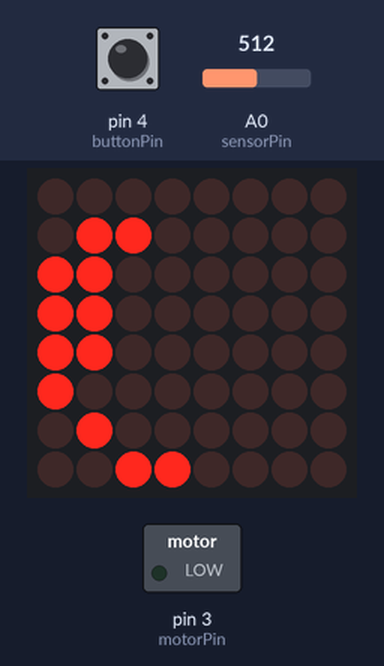
Bench run of a sketch on a simulated Arduino Uno, built with avr-gcc and run on an emulated ATmega328P. Shown: 8×8 LED matrix, switched loads named in the sketch (green lamp = pin HIGH). Inputs (shaded band) come from the test bench; at power-on: pin 4 (buttonPin) HIGH, A0 (sensorPin) = 512. Random numbers use the default seed unless the sketch sets one.

Above: at 1.76 s.
1.8 s: pin 4 (buttonPin) pulled LOW for 1 s
At 2.6 s:
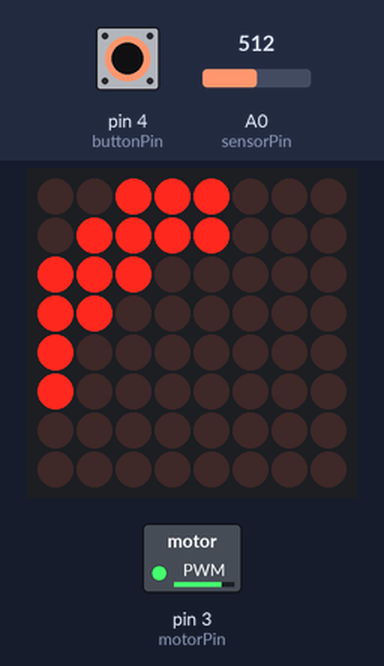
3.4 s: pin 4 (buttonPin) pulled LOW for 0.15 s
At 4.5 s:
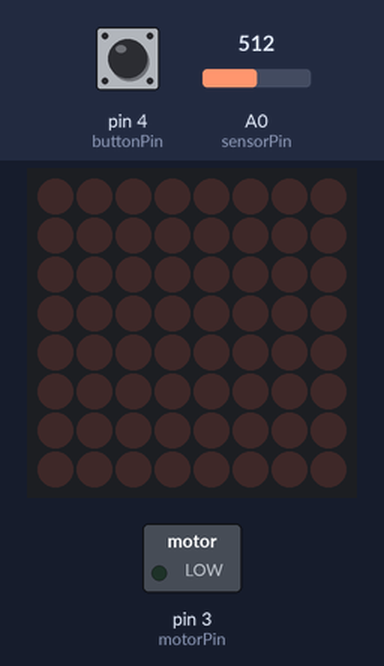
6.5 s: A0 (sensorPin) set to 990
At 6.9 s:
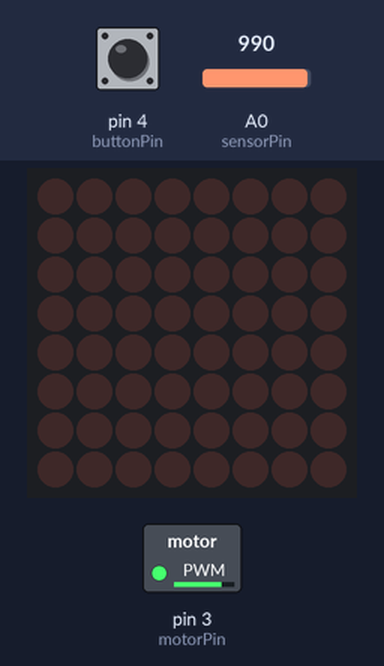
11.2 s: A0 (sensorPin) set to 716
14.2 s: A0 (sensorPin) set to 753
At 15.6 s:
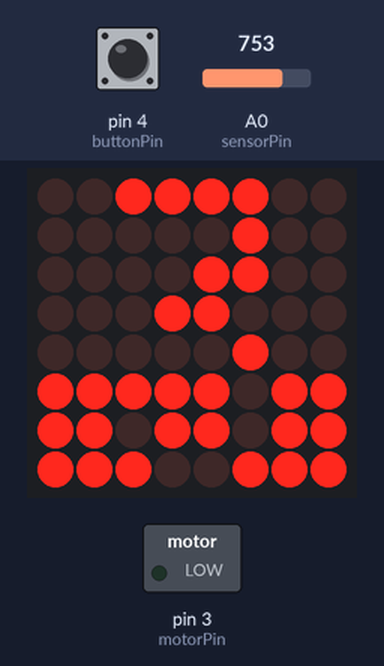
Timing chart, 0 to 17.0 s (numbered marks = the images above; inputs shaded):
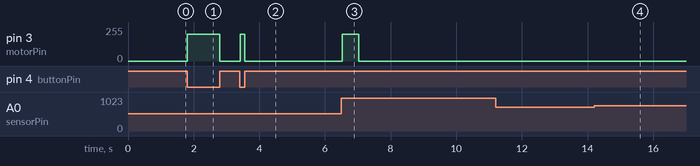

The sketch:

arduino.ino
```cpp
/*
@ Code for interfacing Alcohol Gas Sensor MQ-3 with Arduino
@ Code by Daniel Spillere Andrade and Daniel Amato Zabotti
@ daniel@danielandrade.net / danielzabotti@gmail.com
@     www.DanielAndrade.net
*/
#include <Arduino.h>
#ifdef __AVR__
#include <avr/power.h>
#endif
#include <Wire.h>
#include "Adafruit_LEDBackpack.h"
#include "Adafruit_GFX.h"


//==============================================
//============CUSTOMIZABLE VARIABLES============
//==============================================
  const unsigned long rotateDuration = 500;//Motor rotation duration when drunk enough
  const int motorPin = 3;//Pin that controls the motor
  const int buttonPin = 4;//Pin where the button to manually send bills is plugged
  const int sensorPin = A0;//Pin where the gas sensor is plugged

  //The gas sensor should normally heat ~15min before being used.
  //But sometimes we want to power off/on the box without having to wait
  //15min again as the sensor is already hot.
  //If you want to force these 15min of heating, just set the following
  //value to 900000 (milliseconds).
  const unsigned long minCheckDuration = 3000;//900000;
  //Message displayed to tell the user to blow.
  //The full message says "Blow here =>" but the "here =>" part is
  //actually an animation.i made the frames with this tool of mine :
  //https://dl.dropboxusercontent.com/u/20758492/arduino/thermalPrinterCharsGen/index.html
  //But frames are basically binary data that say which pixel set on.
  //I set white spaces before the "Blow"to simulate a delay between
  //two animations.
  const String msg_blowHere = "                       SOUFFLE  ";
//=====================================================
//============END OF CUSTOMIZABLE VARIABLES============
//=====================================================


//=========================================================
//============SOME VARS YOU DON'T WANT TO TOUCH============
//=========================================================
Adafruit_8x8matrix matrix = Adafruit_8x8matrix();
bool waitForGoingDown = false;
bool wasButtonPressed = false;
unsigned int minValue = 1024;
unsigned int startTime = 0;
unsigned int loaderFrame = 0;
unsigned int arrowFrame = 0;
unsigned int textScrollIndex = 0;


//===============================================
//============GRAPHICS FOR LED MATRIX============
//===============================================
static const uint8_t PROGMEM
  //Loading frames
  wait_bmp1[] = { 0x3c,0x1e,0x07,0x03,0x03,0x00,0x00,0x00 },
  wait_bmp2[] = { 0x0c,0x02,0x01,0x03,0x03,0x03,0x06,0x00 },
  wait_bmp3[] = { 0x0c,0x02,0x01,0x01,0x03,0x07,0x0e,0x0c },
  wait_bmp4[] = { 0x00,0x02,0x01,0x01,0x01,0x03,0x3e,0x3c },
  wait_bmp5[] = { 0x00,0x00,0x00,0x00,0x00,0xc1,0x7a,0x3c },
  wait_bmp6[] = { 0x00,0x00,0x00,0xc0,0xc0,0xc0,0x60,0x3c },
  wait_bmp7[] = { 0x00,0x60,0xc0,0xc0,0xc0,0x80,0x40,0x30 },
  wait_bmp8[] = { 0x38,0x78,0xe0,0xc0,0x80,0x80,0x00,0x00 },
  wait_bmp9[] = { 0x3c,0x7e,0xc6,0x80,0x00,0x00,0x00,0x00 },
  wait_bmp10[] = { 0x3c,0x5e,0x87,0x00,0x00,0x00,0x00,0x00 },

  //"here =>" frames of the "Blow here =>" message
  arrow_bmp1[] = { 0x00,0x00,0x00,0x00,0x00,0x00,0x00,0x00 },
  arrow_bmp2[] = { 0x18,0x00,0x00,0x00,0x00,0x00,0x00,0x00 },
  arrow_bmp3[] = { 0x3c,0x18,0x00,0x00,0x00,0x00,0x00,0x00 },
  arrow_bmp4[] = { 0x7e,0x3c,0x18,0x00,0x00,0x00,0x00,0x00 },
  arrow_bmp5[] = { 0x18,0x7e,0x3c,0x18,0x00,0x00,0x00,0x00 },
  arrow_bmp6[] = { 0x18,0x18,0x7e,0x3c,0x18,0x00,0x00,0x00 },
  arrow_bmp7[] = { 0x18,0x18,0x18,0x7e,0x3c,0x18,0x00,0x00 },
  arrow_bmp8[] = { 0x18,0x18,0x18,0x18,0x7e,0x3c,0x18,0x00 },
  arrow_bmp9[] = { 0x00,0x18,0x18,0x18,0x18,0x7e,0x3c,0x18 },
  arrow_bmp10[] = { 0x5a,0x00,0x18,0x18,0x18,0x18,0x7e,0x3c },
  arrow_bmp11[] = { 0x52,0x5a,0x00,0x18,0x18,0x18,0x18,0x7e },
  arrow_bmp12[] = { 0x52,0x52,0x5a,0x00,0x18,0x18,0x18,0x18 },
  arrow_bmp13[] = { 0x5a,0x52,0x52,0x5a,0x00,0x18,0x18,0x18 },
  arrow_bmp14[] = { 0x00,0x5a,0x52,0x52,0x5a,0x00,0x18,0x18 },
  arrow_bmp15[] = { 0x00,0x00,0x5a,0x52,0x52,0x5a,0x00,0x18 },
  arrow_bmp16[] = { 0x00,0x00,0x5a,0x52,0x52,0x5a,0x00,0x00 },

  //Win animation (sort of rotating rays)
  win_bmp1[] = { 0x76,0xb5,0xd3,0x07,0xe0,0xcb,0xad,0x6e },
  win_bmp2[] = { 0xdd,0x6b,0xa6,0xc1,0x83,0x65,0xd6,0xbb },
  win_bmp3[] = { 0xbb,0xd6,0x65,0x83,0xc1,0xa6,0x6b,0xdd },

  //0 to 9 animation
  counter_bmp1[] = { 0x18,0x24,0x24,0x24,0x24,0x24,0x24,0x18 },
  counter_bmp2[] = { 0x08,0x38,0x08,0x08,0x08,0x08,0x08,0x3c },
  counter_bmp3[] = { 0x18,0x24,0x24,0x04,0x18,0x20,0xff,0xc3 },
  counter_bmp4[] = { 0x3c,0x04,0x0c,0x18,0x04,0xfb,0xdb,0xe7 },
  counter_bmp5[] = { 0x20,0x20,0x28,0x28,0x3c,0xf7,0xf7,0xff },
  counter_bmp6[] = { 0x3c,0x20,0x20,0x3c,0xfb,0xfb,0xdb,0xe7 },
  counter_bmp7[] = { 0x1c,0x20,0x20,0x38,0xc3,0xdb,0xdb,0xe7 },
  counter_bmp8[] = { 0x3c,0x04,0x04,0xf7,0xf7,0xef,0xdf,0xdf },
  counter_bmp9[] = { 0x18,0x24,0xdb,0xdb,0xe7,0xdb,0xdb,0xe7 },
  counter_bmp10[] = { 0x3c,0xc3,0xdb,0xdb,0xc3,0xfb,0xfb,0xc7 };

void setup() {
  matrix.begin(0x70);
  matrix.clear();

  Serial.begin(9600);
  pinMode(motorPin, OUTPUT);
  pinMode(buttonPin, INPUT_PULLUP);

  delay(500);
  startTime = millis();
  matrix.setRotation(3);
}

void loop() {
  int sensorReading = analogRead(sensorPin);
  //Serial.println(sensorReading);
  unsigned long diff = millis() - startTime;

  //Is button pressed ?
  if(digitalRead(buttonPin) == 0) {
    //Throw bills until it's released
    analogWrite(motorPin, 200);
    wasButtonPressed = true;
    return;
  }else if( wasButtonPressed ) {
    analogWrite(motorPin, 0);
  }

  matrix.clear();

  int j;
  //Show "loading" animation
  if(diff < minCheckDuration) {
    matrix.setRotation(3);
    loaderFrame = (loaderFrame + 1)%10;

    if(loaderFrame == 0) matrix.drawBitmap(0, 0, wait_bmp1, 8, 8, LED_ON);
    if(loaderFrame == 1) matrix.drawBitmap(0, 0, wait_bmp2, 8, 8, LED_ON);
    if(loaderFrame == 2) matrix.drawBitmap(0, 0, wait_bmp3, 8, 8, LED_ON);
    if(loaderFrame == 3) matrix.drawBitmap(0, 0, wait_bmp4, 8, 8, LED_ON);
    if(loaderFrame == 4) matrix.drawBitmap(0, 0, wait_bmp5, 8, 8, LED_ON);
    if(loaderFrame == 5) matrix.drawBitmap(0, 0, wait_bmp6, 8, 8, LED_ON);
    if(loaderFrame == 6) matrix.drawBitmap(0, 0, wait_bmp7, 8, 8, LED_ON);
    if(loaderFrame == 7) matrix.drawBitmap(0, 0, wait_bmp8, 8, 8, LED_ON);
    if(loaderFrame == 8) matrix.drawBitmap(0, 0, wait_bmp9, 8, 8, LED_ON);
    if(loaderFrame == 9) matrix.drawBitmap(0, 0, wait_bmp10, 8, 8, LED_ON);

    delay(45);

  }else{
    matrix.setRotation(3);
    minValue = min(minValue, sensorReading);

    int maxV = 980;
    float value = pow(sensorReading-minValue,2);
    float maxValue = pow(maxV-minValue,2);
    float percent = value/maxValue;
    //int leds = map(round(percent*100), 0,100,0,8*8);
    /*for(int i=0; i<leds; i++) {
      matrix.drawPixel(floor(i/8), 7 - i%8, LED_ON);
    }*/
    //Spiral(leds);

    int perten = round(percent*10);

    //Sensor to 0, just display the "Blow here =>" animation
    if(percent < 0.04) {
      if(textScrollIndex < 180) {
        //"Blow" message
        matrix.setTextSize(1);
        matrix.setTextWrap(false);
        matrix.setTextColor(LED_ON);
        matrix.setCursor(-textScrollIndex,0);
        matrix.print( msg_blowHere );

      }else{
        //"here =>" message
        if(arrowFrame == 0) matrix.drawBitmap(0, 0, arrow_bmp1, 8, 8, LED_ON);
        if(arrowFrame == 1) matrix.drawBitmap(0, 0, arrow_bmp2, 8, 8, LED_ON);
        if(arrowFrame == 2) matrix.drawBitmap(0, 0, arrow_bmp3, 8, 8, LED_ON);
        if(arrowFrame == 3) matrix.drawBitmap(0, 0, arrow_bmp4, 8, 8, LED_ON);
        if(arrowFrame == 4) matrix.drawBitmap(0, 0, arrow_bmp5, 8, 8, LED_ON);
        if(arrowFrame == 5) matrix.drawBitmap(0, 0, arrow_bmp6, 8, 8, LED_ON);
        if(arrowFrame == 6) matrix.drawBitmap(0, 0, arrow_bmp7, 8, 8, LED_ON);
        if(arrowFrame == 7) matrix.drawBitmap(0, 0, arrow_bmp8, 8, 8, LED_ON);
        if(arrowFrame == 8) matrix.drawBitmap(0, 0, arrow_bmp9, 8, 8, LED_ON);
        if(arrowFrame == 9) matrix.drawBitmap(0, 0, arrow_bmp10, 8, 8, LED_ON);
        if(arrowFrame == 10) matrix.drawBitmap(0, 0, arrow_bmp11, 8, 8, LED_ON);
        if(arrowFrame == 11) matrix.drawBitmap(0, 0, arrow_bmp12, 8, 8, LED_ON);
        if(arrowFrame == 12) matrix.drawBitmap(0, 0, arrow_bmp13, 8, 8, LED_ON);
        if(arrowFrame == 13) matrix.drawBitmap(0, 0, arrow_bmp14, 8, 8, LED_ON);
        if(arrowFrame == 14) matrix.drawBitmap(0, 0, arrow_bmp15, 8, 8, LED_ON);
        if(arrowFrame >= 15) matrix.drawBitmap(0, 0, arrow_bmp16, 8, 8, LED_ON);

        arrowFrame ++;
        if(arrowFrame == 35) {
          arrowFrame = 0;
          textScrollIndex = 0;
        }
      }
      textScrollIndex ++;

    //User is blowing, display progression
    }else{
      //*
      if(perten == 0) matrix.drawBitmap(0, 0, counter_bmp1, 8, 8, LED_ON);
      if(perten == 1) matrix.drawBitmap(0, 0, counter_bmp2, 8, 8, LED_ON);
      if(perten == 2) matrix.drawBitmap(0, 0, counter_bmp3, 8, 8, LED_ON);
      if(perten == 3) matrix.drawBitmap(0, 0, counter_bmp4, 8, 8, LED_ON);
      if(perten == 4) matrix.drawBitmap(0, 0, counter_bmp5, 8, 8, LED_ON);
      if(perten == 5) matrix.drawBitmap(0, 0, counter_bmp6, 8, 8, LED_ON);
      if(perten == 6) matrix.drawBitmap(0, 0, counter_bmp7, 8, 8, LED_ON);
      if(perten == 7) matrix.drawBitmap(0, 0, counter_bmp8, 8, 8, LED_ON);
      if(perten == 8) matrix.drawBitmap(0, 0, counter_bmp9, 8, 8, LED_ON);
      if(perten == 9) matrix.drawBitmap(0, 0, counter_bmp10, 8, 8, LED_ON);
      //*/
      /*
      matrix.setCursor(3,0);
      matrix.print( String(perten) );
      for(int i=0; i<max(1,floor(percent*8)); i++) {
        matrix.drawPixel(0, 7-i, LED_ON);
        matrix.drawPixel(1, 7-i, LED_ON);
      }
      //*/
    }

    if(perten < 7) {
      waitForGoingDown = false;


    //User is drunk, throw bills at him
    }else if(perten >= 10 && !waitForGoingDown) {

      matrix.clear();
      matrix.writeDisplay();
      matrix.setTextSize(1);
      matrix.setTextWrap(false);
      matrix.setTextColor(LED_ON);

      analogWrite(motorPin, 200);
      delay(rotateDuration);
      analogWrite(motorPin, 0);

      //Rotating rays animation
      for(int l = 0; l < 15; l++) {
        matrix.clear();
        matrix.drawBitmap(0, 0, win_bmp1, 8, 8, LED_ON);
        matrix.writeDisplay();
        delay(50);
        matrix.clear();
        matrix.drawBitmap(0, 0, win_bmp2, 8, 8, LED_ON);
        matrix.writeDisplay();
        delay(50);
        matrix.clear();
        matrix.drawBitmap(0, 0, win_bmp3, 8, 8, LED_ON);
        matrix.writeDisplay();
        delay(50);
      }


      //Pick a random message to display
      String message = "";
      int rand = floor(random(0,12));
      if(rand == 0) message = "EPIIIIIC !";
      if(rand == 1) message = "BRAVOOOO !!!";
      if(rand == 2) message = "T'ES KEN M'SIEUR";
      if(rand == 3) message = "VA VITE TE FAIRE VOMIR";
      if(rand == 4) message = "EPIC WIN";
      if(rand == 5) message = "T'ES PAS EN BON ETAT A PRIORI";
      if(rand == 6) message = "RENTRE CHEZ TOI";
      if(rand == 7) message = "ARRETE DE BOIRE";
      if(rand == 8) message = "APPELEZ VITE LE 18 !";
      if(rand == 9) message = "GRAND DIEU...";
      if(rand == 10) message = "ARRETE DE BOIRE";
      if(rand == 11) message = "VIEILLE POCHE";
      message = "  "+message+"  ";

      int frameDelay = 5;
      int len = (message.length() * 6 * frameDelay);

      //Display message
      for (int x=0; x>=-len; x--) {
        //Scroll message
        matrix.clear();
        matrix.setCursor(round(x/frameDelay),0);
        matrix.print( message );
        matrix.writeDisplay();
        delay(5);
      }

      //Reset "blow here" animation
      arrowFrame = 0;
      textScrollIndex = 0;

      waitForGoingDown = true;//Tells that the gas sensor must go down before starting the motor again
    }

    delay(30);
  }
  matrix.writeDisplay();
}

//[EDIT] Not used anymore
//From http://stackoverflow.com/a/1555236
void Spiral( int N ) {
    int X = 8, Y = 8;
    int x,y,dx,dy;
    x = y = dx = 0;
    dy = -1;
    int t = max(X,Y);
    int maxI = t*t;
    for(int i =0; i < N; i++){
        if ((-X/2 <= x) && (x <= X/2) && (-Y/2 <= y) && (y <= Y/2)){
            matrix.drawPixel(x+3, y+3, LED_ON);
        }
        if( (x == y) || ((x < 0) && (x == -y)) || ((x > 0) && (x == 1-y))){
            t = dx;
            dx = -dy;
            dy = t;
        }
        x += dx;
        y += dy;
    }
}
```

Measured:
- after the input at 1.8 s, pin 3 (motorPin): 0/255 → 200/255 at once, → 0/255 1.0 s later
- after the input at 3.4 s, pin 3 (motorPin): 0/255 → 200/255 at once, → 0/255 0.12 s later
- after the input at 6.5 s, pin 3 (motorPin): 0/255 → 200/255 at once, → 0/255 0.50 s later
